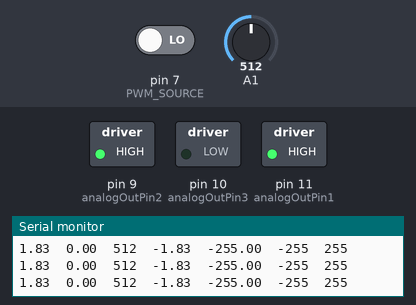
This sketch was run on a simulated Arduino Uno, built with avr-gcc and run on an emulated ATmega328P. Shown: switched loads named in the sketch (green lamp = pin HIGH), the last lines printed to the serial monitor. The inputs (shaded band) are chosen by the test bench; at power-on: A1 = 512, pin 7 (PWM_SOURCE) LOW.

Above: at 2.2 s.
2.3 s: A1 set to 254
3.8 s: A1 set to 229
At 4.1 s:
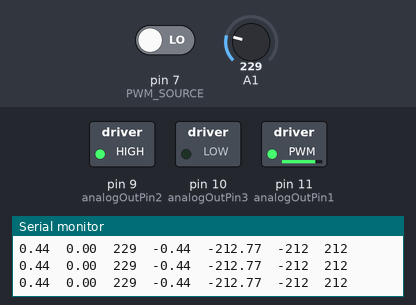
5.3 s: A1 set to 0
At 6.5 s:
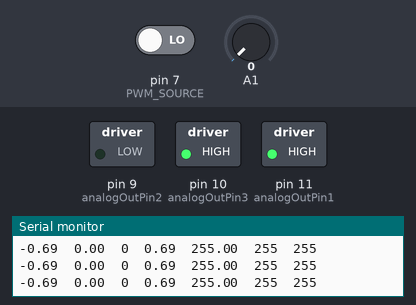
Timing chart, 0 to 8.3 s (numbered marks = the images above; inputs shaded):
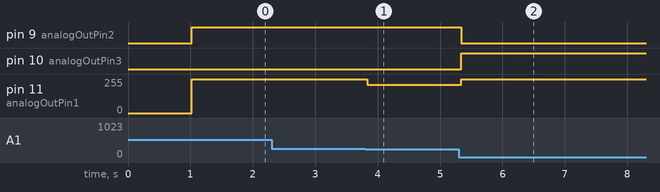

Measured:
- after the input at 3.8 s, pin 11 (analogOutPin1): 255/255 → 212/255 at once
- after the input at 5.3 s, pin 9 (analogOutPin2): HIGH → LOW at once; pin 10 (analogOutPin3): LOW → HIGH at once; pin 11 (analogOutPin1): 212/255 → 255/255 at once

The sketch:

individualmotorarduinos_pottrimzero.ino
```cpp
// Assign your channel in pins
#define CHANNEL_A_PIN 2
#define CHANNEL_B_PIN 3
volatile long unCountShared;

//A0 reads in angle
//0-5V = 0-pi
const int analogInPin=A0;
const int analogOutPin1=11;
const int analogOutPin2=9;
const int analogOutPin3=10;

float k_pot = (320.0)/(PI/2);

int deadBand = 50;

int val = 0;
int val2 = 0;
int mag = 0;

static int globzeros[6] = {140,414,700,499,448,457};
static float motorsigns[6] = {1.0,-1.0,1.0,-1.0,1.0,-1.0};
static int zero[6]={1475,1470,1490,1480,1460,1490}; //Zero positions of servos

// ONLY USE ARDUINO 2:1.0.5 WITH THIS CODE DO NOT USE OLD VERSION

//put the motor number for this arduino here:
int motornum = 1;

int glob0 = globzeros[motornum-1];

# define PWM_SOURCE 7
float servo_mult=1000.0/(PI);

float ref_command_float = 0;
int rawpos;
float posfloat;

boolean jogmode=false;

void setup()
{
  Serial.begin(115200);
  //attach the interrupts
  //attachInterrupt(0, channelA,CHANGE);
  //attachInterrupt(1, channelB,CHANGE);
  pinMode(analogOutPin2,OUTPUT);
  pinMode(analogOutPin3,OUTPUT);
  //attachInterrupt(0, channelA,CHANGE);
  //attachInterrupt(1, channelB,CHANGE);
//  int tot = 0;
//  for (int k=0; k<100; k++){
//    tot += analogRead(1);
//    delay(1);
//  }
//  int globV = tot/100;
  int globV = analogRead(1);
  Serial.print(globV);
  Serial.print('\t');
  int glob0 = 100;
  //float k_pot = (390.0-100.0)/(PI/4);
  float globPos = (globV - glob0)/k_pot;
  Serial.print(globPos);
  Serial.print('\t');
  unCountShared = long( globPos*8000/(2*PI) );
  Serial.print(unCountShared);
  Serial.print('\t');
  delay(1000);
}

void loop()
{
  // create local variables to hold a local copies of the channel inputs
  // these are declared static so that thier values will be retained
  // between calls to loop.
  //static long unCount;

  //noInterrupts(); // turn interrupts off quickly while we take local copies of the shared variables

  //unCount = unCountShared;
  if (jogmode==false){
   // static long unCount;

   // noInterrupts(); // turn interrupts off quickly while we take local copies of the shared variables

    //unCount = unCountShared;

    //interrupts();

    //float posfloat = unCount*2*PI/(8000.0); //our encoder position in radians
    rawpos = analogRead(1);
    posfloat = motorsigns[motornum-1]*(rawpos - glob0)/k_pot;
    //val is desired angle
    //0-1023 = 0-pi
    //val = analogRead(analogInPin); //raw reference position value.
    //val = val-512; //this number should be scaled to go from -PI to PI
    val = pulseIn(PWM_SOURCE, HIGH, 20000);

    //float ref_command_float = val*PI/512.0;//this should be the reference position in radians.
    ref_command_float = (val - zero[0])/servo_mult; //this should give the reference position, converted from microseconds to radians
  }

  else{
    //interrupts();
    rawpos = analogRead(1);
    posfloat = motorsigns[motornum-1]*(rawpos - glob0)/k_pot;
    val = analogRead(analogInPin); //raw reference position value.
    val=val-512; //this number should be scaled to go from -PI to PI

    ref_command_float = val*PI/512.0;//this should be the reference position in radians.
  }

  if (ref_command_float>PI/2){
    ref_command_float = PI/2;
  }
  if (ref_command_float<0){
    ref_command_float = 0;
  }

  float float_error = ref_command_float-posfloat;//this is our current error value!!

  float kp = 255.0/(PI/6.0);//some guess for KP.........

  float float_U = kp*float_error;

  if(float_U>255.0){
    float_U = 255.0;
  }

  if (float_U<-255.0){
    float_U = -255.0;
  }

  val2 = int(float_U);
  mag = abs(val2);

  if(val2>deadBand){
    //Serial.print("!!!!!!!!!!!!");
   digitalWrite(analogOutPin3,HIGH);
   analogWrite(analogOutPin1,mag);
   digitalWrite(analogOutPin2,LOW);
 }
 else if(val2<-deadBand){
   digitalWrite(analogOutPin2,HIGH);
   analogWrite(analogOutPin1,mag);
   digitalWrite(analogOutPin3,LOW);
 }

 else{
   digitalWrite(analogOutPin3,LOW);
   analogWrite(analogOutPin1,0);
   digitalWrite(analogOutPin2,LOW);
 }

  Serial.print(posfloat);
  Serial.print("\t");
  Serial.print(ref_command_float);
  Serial.print("\t");
  Serial.print(rawpos);
  Serial.print("\t");
  Serial.print(float_error);
  Serial.print("\t");
  Serial.print(float_U);
  Serial.print("\t");
  Serial.print(val2);
  Serial.print("\t");
  Serial.println(mag);

//  Serial.println(val);
//  Serial.println(mag);
//  Serial.print(millis());
//  Serial.print("\t");
//  Serial.println(unCount);
  delay(1);

}


// simple interrupt service routine
void channelA()
{
  //Serial.println("A");
  if (digitalRead(CHANNEL_A_PIN) == HIGH)
  {
	if (digitalRead(CHANNEL_B_PIN) == LOW)
	{
  	unCountShared++;
	}
	else
	{
  	unCountShared--;
	}
  }
  else
  {
	if (digitalRead(CHANNEL_B_PIN) == HIGH)
	{
  	unCountShared++;
	}
	else
	{
  	unCountShared--;
	}
  }
}

void channelB()
{
  //Serial.println("B");
  if (digitalRead(CHANNEL_B_PIN) == HIGH)
  {
	if (digitalRead(CHANNEL_A_PIN) == HIGH)
	{
  	unCountShared++;
	}
	else
	{
  	unCountShared--;
	}
  }
  else
  {
	if (digitalRead(CHANNEL_A_PIN) == LOW)
	{
  	unCountShared++;
	}
	else
	{
  	unCountShared--;
	}
  }
}
```
